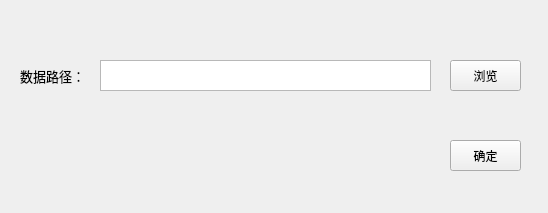
<?xml version="1.0" encoding="UTF-8"?>
<ui version="4.0">
 <class>Form</class>
 <widget class="QWidget" name="Form">
  <property name="geometry">
   <rect>
    <x>0</x>
    <y>0</y>
    <width>548</width>
    <height>213</height>
   </rect>
  </property>
  <property name="windowTitle">
   <string>数据读取</string>
  </property>
  <widget class="QToolButton" name="btn_DataInput">
   <property name="geometry">
    <rect>
     <x>450</x>
     <y>60</y>
     <width>71</width>
     <height>31</height>
    </rect>
   </property>
   <property name="text">
    <string>浏览</string>
   </property>
  </widget>
  <widget class="QLabel" name="label">
   <property name="geometry">
    <rect>
     <x>20</x>
     <y>60</y>
     <width>71</width>
     <height>31</height>
    </rect>
   </property>
   <property name="font">
    <font>
     <pointsize>10</pointsize>
    </font>
   </property>
   <property name="text">
    <string>数据路径：</string>
   </property>
  </widget>
  <widget class="QPushButton" name="btn_ok">
   <property name="geometry">
    <rect>
     <x>450</x>
     <y>140</y>
     <width>71</width>
     <height>31</height>
    </rect>
   </property>
   <property name="text">
    <string>确定</string>
   </property>
  </widget>
  <widget class="QTextEdit" name="txt_DataInput">
   <property name="geometry">
    <rect>
     <x>100</x>
     <y>60</y>
     <width>331</width>
     <height>31</height>
    </rect>
   </property>
   <property name="readOnly">
    <bool>true</bool>
   </property>
  </widget>
 </widget>
 <resources/>
 <connections/>
</ui>
